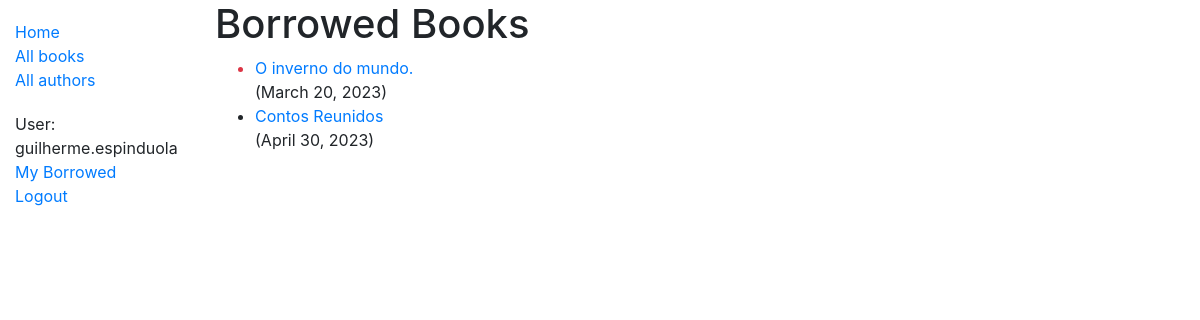
/catalog/mybooks/ (signed in), run on the app's committed database.
### catalog/models.py (models this page shows, shortened)
class BookInstance(models.Model):
	id = models.UUIDField(primary_key=True, default=uuid.uuid4, help_text='Unique id for this partircular book across whole library')
	book = models.ForeignKey('Book', on_delete=models.SET_NULL, null=True)
	imprint = models.CharField(max_length=200)
	due_back = models.DateField(null=True, blank=True)
	borrower = models.ForeignKey(User, on_delete=models.SET_NULL, null=True, blank=True)
	@property
	def is_overdue(self):
		if self.due_back and date.today() > self.due_back:
			return True
		return False
	LOAN_STATUS = {
		('m', 'Maintenance'),
		('o', 'On loan'),
		('a', 'Available'),
		('r', 'Reserverd'),
	}
	status = models.CharField(
		max_length=1,
		choices=LOAN_STATUS,
		blank=True,
		default='m',
		help_text='Book availability'
	)
	class Meta:
		ordering = ['due_back']
		permissions = (("can_mark_returned", "Set book as returned"),
				("is_staff", "Is it a staff member?"),)

class Book(models.Model):
	title = models.CharField(max_length=200)
	author = models.ForeignKey('Author', on_delete=models.SET_NULL, null=True)
	sumary = models.TextField(max_length=1000, help_text='Enter a brief description of the book')
	isbn = models.CharField('ISBN', max_length=13, help_text='13 Character')
	genre = models.ManyToManyField(Genre, help_text='Select a genre for this book')
	def display_genre(self):
		"""Create a string for the Genre. This is required to display genre in Admin."""
		return ', '.join(genre.name for genre in self.genre.all()[:3])
	display_genre.short_description = 'Genre'

### catalog/views.py (the view)
# urls.py: path('mybooks/', views.LoanedBooksByUserListView.as_view(), name='my-borrowed'),
class LoanedBooksByUserListView(LoginRequiredMixin, generic.ListView):
	permission_required = 'catalog.can_mark_returned'
	model = BookInstance
	template_name = 'catalog/bookinstance_list_borrowed_user.html'
	paginete_by = 10
	def get_queryset(self):
		return BookInstance.objects.filter(borrower=self.request.user).filter(status__exact='o').order_by('due_back')

### catalog/templates/catalog/bookinstance_list_borrowed_user.html
{% extends "base_generics.html" %}
{% block content %}
	<h1>Borrowed Books</h1>
	{% if bookinstance_list %}
		<ul>
			{% for bookinst in bookinstance_list %}
			<li class="{% if bookinst.is_overdue %}text-danger{% endif %}">
				<a href="{% url 'book-detail' bookinst.book.pk %}"> {{ bookinst.book.title }} </a>
			</li> ({{ bookinst.due_back }})
			{% endfor %}
		</ul>
	{% else %}
		<p>There are no books borrowed.</p>
	{% endif %}
{% endblock %}

### catalog/templates/base_generics.html (shortened to what this page needs)
<!DOCTYPE html>
<html lang='en'>
<head>
	<link rel="stylesheet" href="https://stackpath.bootstrapcdn.com/bootstrap/4.1.3/css/bootstrap.min.css"
>
	{% load static %}
	<link rel="stylesheet" href="{% static 'css/styles.css' %}">
</head>
<body>
	<div class="container-fluid">
		<div class="row">
			<div class="col-sm-2">
				{% block sidebar %}
					<ul class='sidebar-nav'>
						<li><a href="{% url 'index' %}">Home</a></li>
						<li><a href="{% url 'books' %}">All books</a></li>
						<li><a href="{% url 'authors' %}">All authors</a></li>
					</ul>
				{% endblock %}
				{% block pagination %}
				<ul class="sidebar-nav">
					{% if user.is_authenticated %}
						<li>User: {{ user.get_username }}</li>
						{% if perms.catalog.can_mark_returned %}
						<li><a href="{% url 'my-borrowed' %}?next={{request.path}}">My Borrowed</a></li>
						{% endif%}
						<li><a href="{% url 'logout' %}?next={{request.path}}">Logout</a></li>
					{% else %}
						<li><a href="{% url 'login' %}?next={{request.path}}">Login</a></li>
					{% endif %}
				</ul>
				{% endblock %}
			</div>
			<div class='col-sm-10'> {% block content %} {% endblock %} </div>
		</div>
	</div>
</body>
</html>

### catalog/templates/static/css/styles.css (style rules this page uses)
.sidebar-nav { margin-top: 20px; padding: 0; list-style: none; }

### data on the page
BookInstance: book "O inverno do mundo.", due_back "March 20, 2023"
BookInstance: book "Contos Reunidos", due_back "April 30, 2023"

### other printed values
{{ user.get_username }} "guilherme.espinduola"
